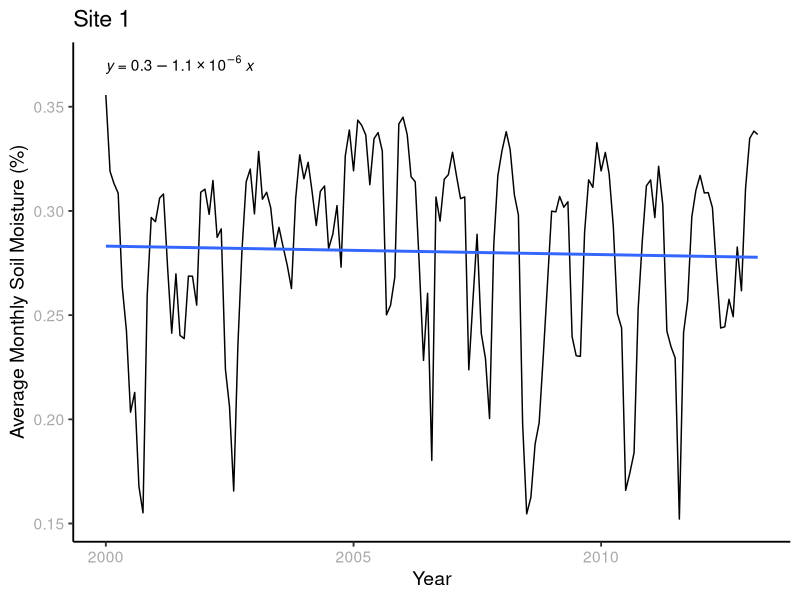
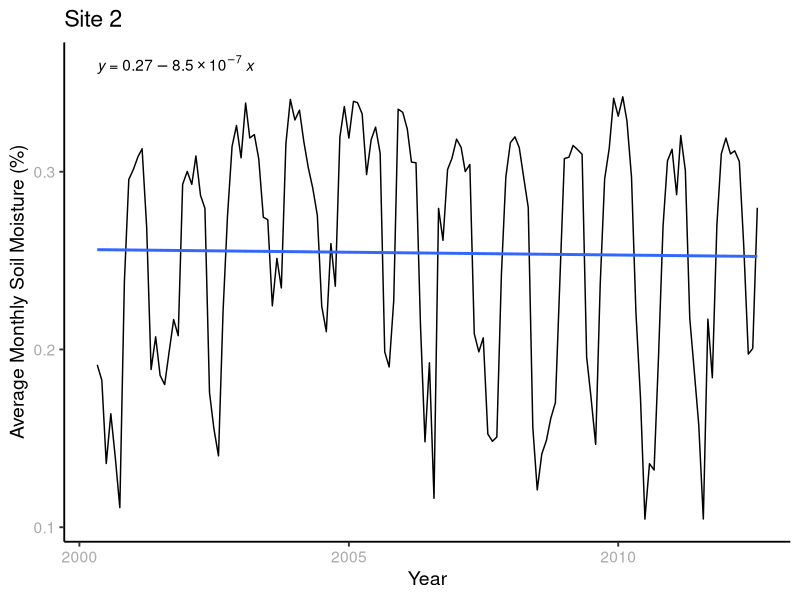
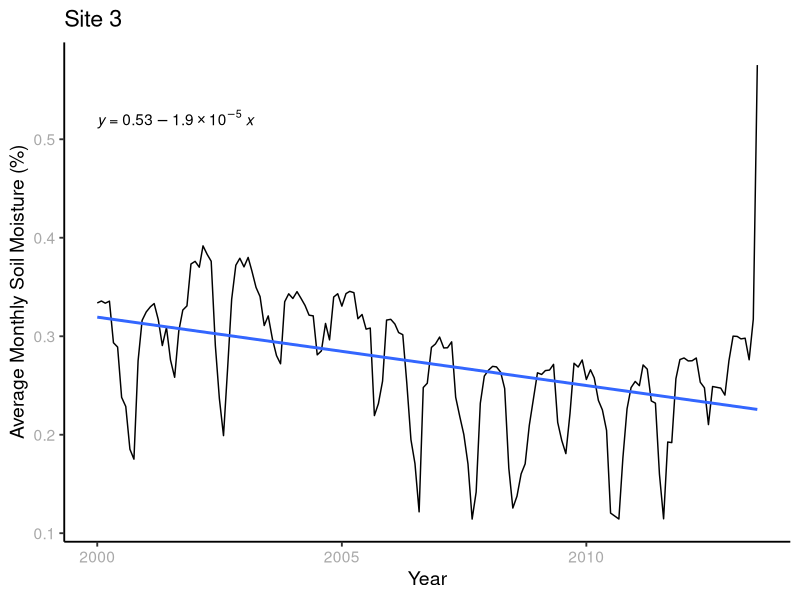
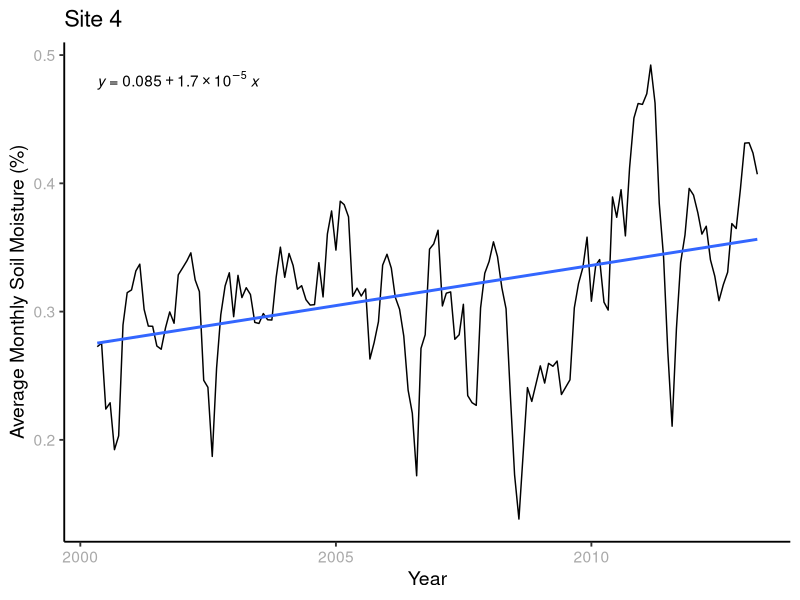
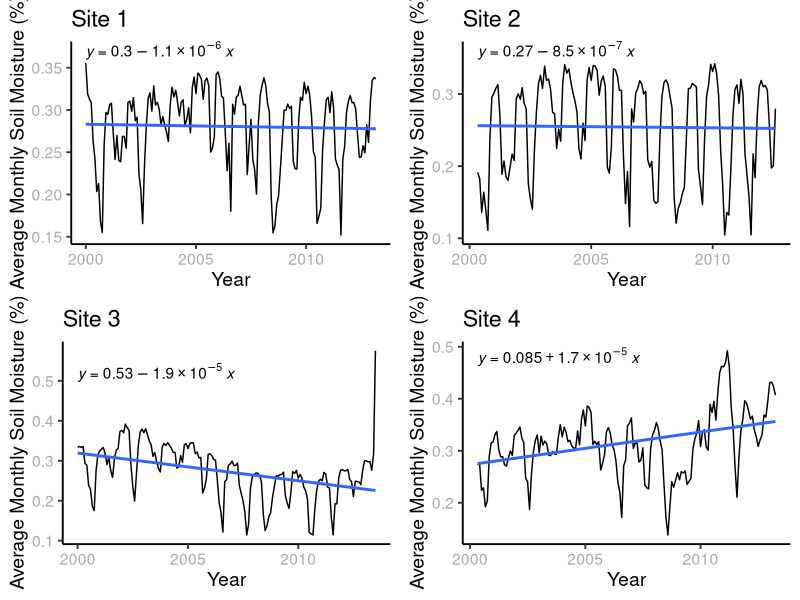
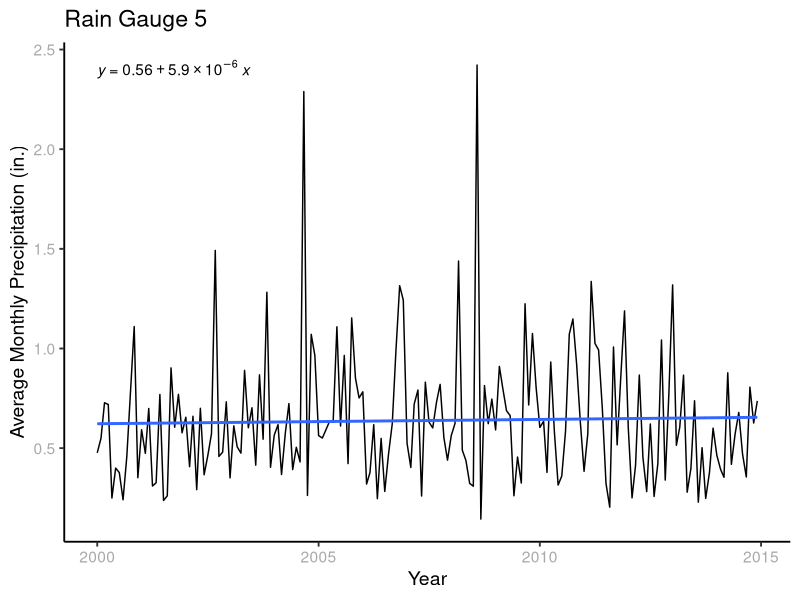
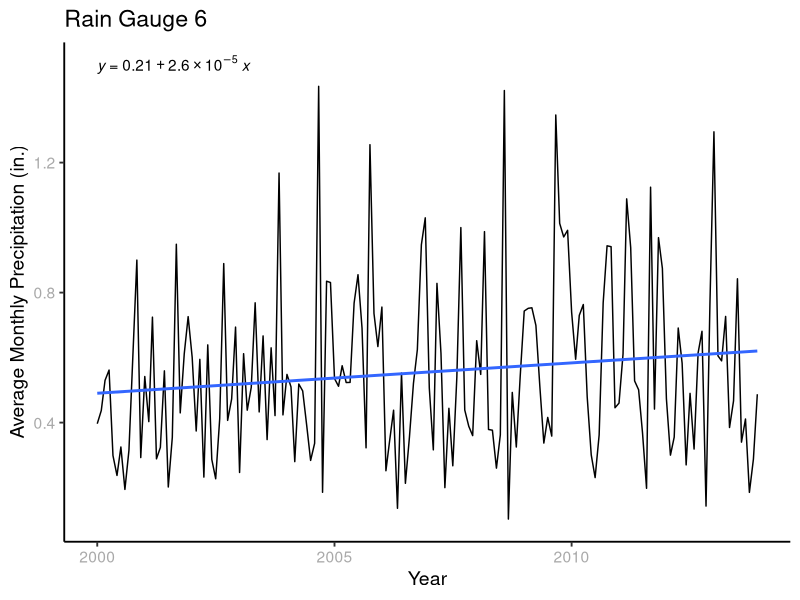
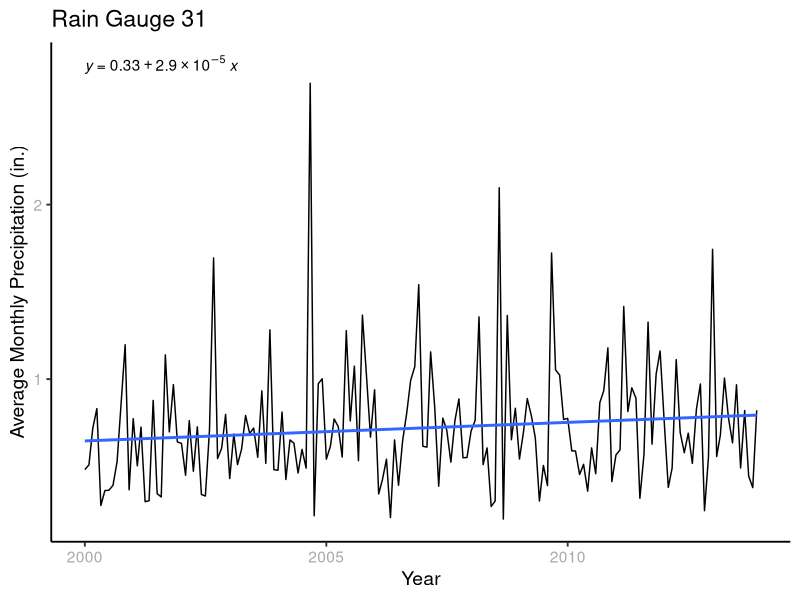

Recreate these plots in R, in order.
## ---- chunk 1
knitr::opts_chunk$set(echo = TRUE)
## ---- chunk 2
#Checking working directory
getwd()

#Loading necessary packages
library(dplyr)
library(lubridate)
library(tidyverse)
library(cowplot)
install.packages("ggplot2")
library(ggplot2)
install.packages("ggpubr")
library(ggpubr)

#Setting the ggplot theme
Project_theme <-
  theme_classic(base_size = 14) +
  theme(axis.text = element_text(color = "dark gray"), 
  legend.position = "top")
theme_set(Project_theme)

## ---- chunk 3
#Reading in csv files for each soil moisture site
site1 <- read.csv("./Data/Processed/coweeta_site1_processed.csv")
site2 <- read.csv("./Data/Processed/coweeta_site2_processed.csv")
site3 <- read.csv("./Data/Processed/coweeta_site3_processed.csv")
site4 <- read.csv("./Data/Processed/coweeta_site4_processed.csv")

#Reading in monthly average rain dataframes
RG5_MonthlyAvg <- read.csv('./Data/Processed/RG5_Monthly_processed.csv')
RG6_MonthlyAvg <- read.csv('./Data/Processed/RG6_Monthly_processed.csv')
RG31_MonthlyAvg <- read.csv('./Data/Processed/RG31_Monthly_processed.csv')

#Reading in the combined soil moisture & precipitation dataframes
site1_soil_precip <- read.csv("./Data/Processed/site1_soil_precip_processed.csv")
site2_soil_precip <- read.csv("./Data/Processed/site2_soil_precip_processed.csv")
site3_soil_precip <- read.csv("./Data/Processed/site3_soil_precip_processed.csv")
site4_soil_precip <- read.csv("./Data/Processed/site4_soil_precip_processed.csv")

## ---- chunk 4
#Formatting Dates 
site1$YearMonth <- as.Date(site1$YearMonth, format = '%Y-%m-%d')
site2$YearMonth <- as.Date(site2$YearMonth, format = '%Y-%m-%d')
site3$YearMonth <- as.Date(site3$YearMonth, format = '%Y-%m-%d')
site4$YearMonth <- as.Date(site4$YearMonth, format = '%Y-%m-%d')

RG5_MonthlyAvg$YearMonth <- as.Date(RG5_MonthlyAvg$YearMonth, format = '%Y-%m-%d')
RG6_MonthlyAvg$YearMonth <- as.Date(RG6_MonthlyAvg$YearMonth, format = '%Y-%m-%d')
RG31_MonthlyAvg$YearMonth <- as.Date(RG31_MonthlyAvg$YearMonth, format = '%Y-%m-%d')

site1_soil_precip$YearMonth <- as.Date(site1_soil_precip$YearMonth, format = '%Y-%m-%d')
site2_soil_precip$YearMonth <- as.Date(site2_soil_precip$YearMonth, format = '%Y-%m-%d')
site3_soil_precip$YearMonth <- as.Date(site3_soil_precip$YearMonth, format = '%Y-%m-%d')
site4_soil_precip$YearMonth <- as.Date(site4_soil_precip$YearMonth, format = '%Y-%m-%d')

## ---- chunk 5
#Comparing the mean soil moisture values for each site (30 cm depth) throughout the study period
mean(site1$AverageMonthlySmois30) #0.2804474
mean(site2$AverageMonthlySmois30) #0.2542586
mean(site3$AverageMonthlySmois30) #0.2728689
mean(site4$AverageMonthlySmois30) #0.3156362

## ---- chunk 6
#Plotting the monthly averages of soil moisture to get a sense of trends over time

site1_plot <- 
  ggplot(site1, aes(x = YearMonth, y = AverageMonthlySmois30)) +
  geom_line() +
  geom_smooth(method = lm, se = FALSE)+
  labs(x = "Year", y = "Average Monthly Soil Moisture (%)", title = "Site 1") +
  stat_regline_equation(label.y = 0.37)
print(site1_plot)

site2_plot <- 
  ggplot(site2, aes(x = YearMonth, y = AverageMonthlySmois30)) +
  geom_line() +
  geom_smooth(method = lm, se = FALSE)+
  labs(x = "Year", y = "Average Monthly Soil Moisture (%)", title = "Site 2") +
  stat_regline_equation(label.y = 0.36)
print(site2_plot)

site3_plot <- 
  ggplot(site3, aes(x = YearMonth, y = AverageMonthlySmois30)) +
  geom_line() +
  geom_smooth(method = lm, se = FALSE)+
  labs(x = "Year", y = "Average Monthly Soil Moisture (%)", title = "Site 3") +
  stat_regline_equation(label.y = 0.52)
print(site3_plot)

site4_plot <- 
  ggplot(site4, aes(x = YearMonth, y = AverageMonthlySmois30)) +
  geom_line() +
  geom_smooth(method = lm, se = FALSE)+
  labs(x = "Year", y = "Average Monthly Soil Moisture (%)", title = "Site 4") +
  stat_regline_equation(label.y = 0.48)
print(site4_plot)

#Creating a cowplot to show all four sites at once
allsiteplots <- plot_grid(site1_plot, site2_plot, site3_plot, site4_plot)
print(allsiteplots)

## ---- chunk 7
#Plotting average monthly precipitation at the three rain gauges closest to our sites to look at trends over time

RG5_Plot <-
  ggplot(RG5_MonthlyAvg, aes(x = YearMonth, y = AverageMonthlyPrecip)) +
  geom_line()+
  geom_smooth(method = lm, se = FALSE) +
  labs(x = 'Year', y = 'Average Monthly Precipitation (in.)', title = 'Rain Gauge 5') +
  stat_regline_equation(label.y = 2.4)
print(RG5_Plot)

RG6_Plot <-
  ggplot(RG6_MonthlyAvg, aes(x = YearMonth, y = AverageMonthlyPrecip)) +
  geom_line()+
  geom_smooth(method = lm, se = FALSE) +
  labs(x = 'Year', y = 'Average Monthly Precipitation (in.)', title = 'Rain Gauge 6') +
  stat_regline_equation(label.y = 1.5)
print(RG6_Plot)

RG31_Plot <-
  ggplot(RG31_MonthlyAvg, aes(x = YearMonth, y = AverageMonthlyPrecip)) +
  geom_line()+
  geom_smooth(method = lm, se = FALSE) +
  labs(x = 'Year', y = 'Average Monthly Precipitation (in.)', title = 'Rain Gauge 31') +
  stat_regline_equation(label.y = 2.8)
print(RG31_Plot)

#Creating a cowplot to show all three rain gauges at once
allprecipplots <- plot_grid(RG5_Plot, RG6_Plot, RG31_Plot)
print(allprecipplots)

## ---- chunk 8
#Plotting the relationship between average monthly precipitation and average monthly soil moisture

Site1_soil_precip_plot <- 
  ggplot(site1_soil_precip, aes(x = AverageMonthlyPrecip, y = AverageMonthlySmois30)) +
  geom_point() +
  geom_smooth(method = lm, se = FALSE) +
  labs(x = 'Average Monthly Precipitation (in.)', y = 'Average Monthly Soil Moisture (%)', title = 'Site 1') +
  stat_regline_equation(label.y = 0.37)
print(Site1_soil_precip_plot)

Site2_soil_precip_plot <- 
  ggplot(site2_soil_precip, aes(x = AverageMonthlyPrecip, y = AverageMonthlySmois30)) +
  geom_point() +
  geom_smooth(method = lm, se = FALSE) +
  labs(x = 'Average Monthly Precipitation (in.)', y = 'Average Monthly Soil Moisture (%)', title = 'Site 2') +
  stat_regline_equation(label.y = 0.36)
print(Site2_soil_precip_plot)

Site3_soil_precip_plot <- 
  ggplot(site3_soil_precip, aes(x = AverageMonthlyPrecip, y = AverageMonthlySmois30)) +
  geom_point() +
  geom_smooth(method = lm, se = FALSE) +
  labs(x = 'Average Monthly Precipitation (in.)', y = 'Average Monthly Soil Moisture (%)', title = 'Site 3') +
  stat_regline_equation(label.y = 0.46)
print(Site3_soil_precip_plot)

Site4_soil_precip_plot <- 
  ggplot(site4_soil_precip, aes(x = AverageMonthlyPrecip, y = AverageMonthlySmois30)) +
  geom_point() +
  geom_smooth(method = lm, se = FALSE) +
  labs(x = 'Average Monthly Precipitation (in.)', y = 'Average Monthly Soil Moisture (%)', title = 'Site 4') +
  stat_regline_equation(label.y = 0.48)
print(Site4_soil_precip_plot)

#Creating a cowplot to show all four sites at once
all_soil_precip_plots <- plot_grid(Site1_soil_precip_plot, Site2_soil_precip_plot, Site3_soil_precip_plot, Site4_soil_precip_plot)
print(all_soil_precip_plots)

